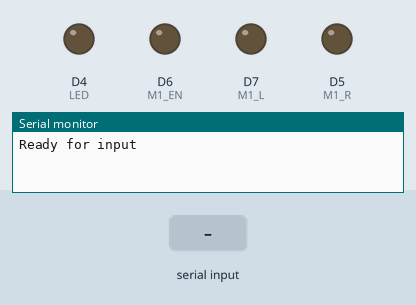
Simulated run of this sketch. Board: ESP8266 (NodeMCU). On the bench: output pins drawn as LEDs (lit = HIGH), the last lines printed to the serial monitor. The inputs (shaded band) are chosen by the test bench.

Above: at 1.2 s.
1.3 s: "90,45\n" received over Serial
At 2.2 s:
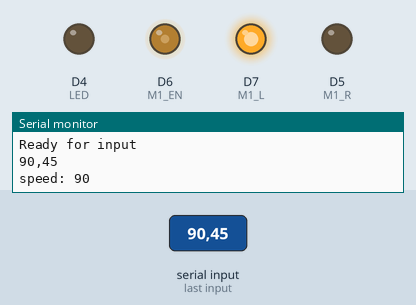
2.8 s: "0\n" received over Serial
At 3.3 s:
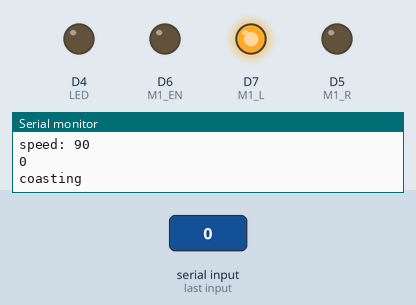
4.3 s: "30,150\n" received over Serial
At 5.5 s:
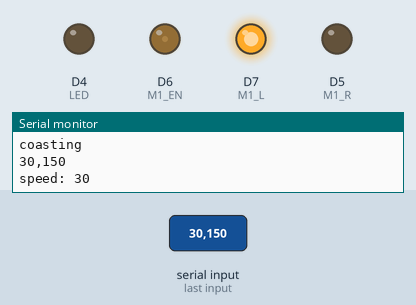
5.8 s: "200\n" received over Serial
At 6.8 s:
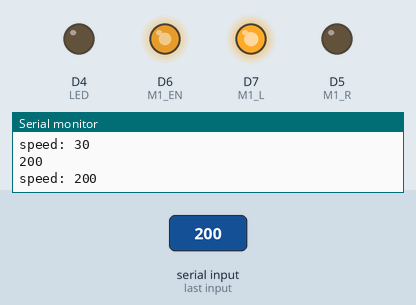
7.3 s: "90\n" received over Serial
At 8.0 s:
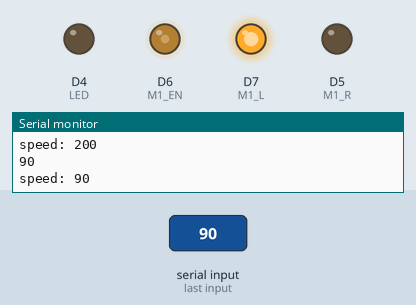
Timing chart, 0 to 9.8 s (numbered marks = the images above; inputs shaded):
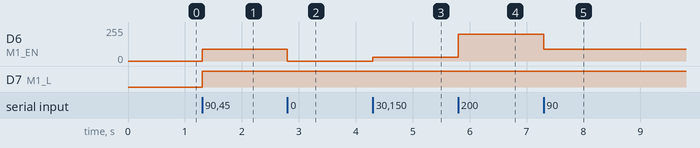

Measured:
- after the input at 1.3 s, D6 (M1_EN): 0/255 → 90/255 at once; D7 (M1_L): LOW → HIGH at once
- after the input at 2.8 s, D6 (M1_EN): 90/255 → 0/255 at once
- after the input at 4.3 s, D6 (M1_EN): 0/255 → 30/255 at once
- after the input at 5.8 s, D6 (M1_EN): 30/255 → 200/255 at once
- after the input at 7.3 s, D6 (M1_EN): 200/255 → 90/255 at once

The sketch:

pump_test.ino
```cpp
/*
 * Board: ESP-12E Module
*/

#define LED LED_BUILTIN
#define M1_EN D6
#define M1_L D7
#define M1_R D5

String inputString = "";
int val = 0;

void setup() {
  pinMode(LED, OUTPUT);
  pinMode(M1_EN, OUTPUT);
  pinMode(M1_L, OUTPUT);
  pinMode(M1_R, OUTPUT);
  Serial.begin(9600);
  Serial.println("Ready for input");
}

void loop() {
  while (Serial.available()) {
    char inChar = (char)Serial.read();
    Serial.print(inChar);
    inputString += inChar;
    if (inChar == '\n') {
      val = inputString.toInt();
      if (val == 0) {
        setM1Coast();
        Serial.println("coasting");
      } else if (abs(val) > 255) {
        setM1HardStop();
        Serial.println("hard stop!");
      } else {
        setM1(abs(val), boolean(val < 0));
        Serial.println("speed: " + String(val));
      }
      inputString = "";
    }
  }
}

void setM1(int spd, boolean reverse)
{
  analogWrite(M1_EN, spd);
  digitalWrite(M1_L, ! reverse);
  digitalWrite(M1_R, reverse);
}

void setM1HardStop()
{
  digitalWrite(M1_EN, HIGH);
  digitalWrite(M1_L, LOW);
  digitalWrite(M1_R, LOW);
}

void setM1Coast()
{
  digitalWrite(M1_EN, LOW);
}
```
